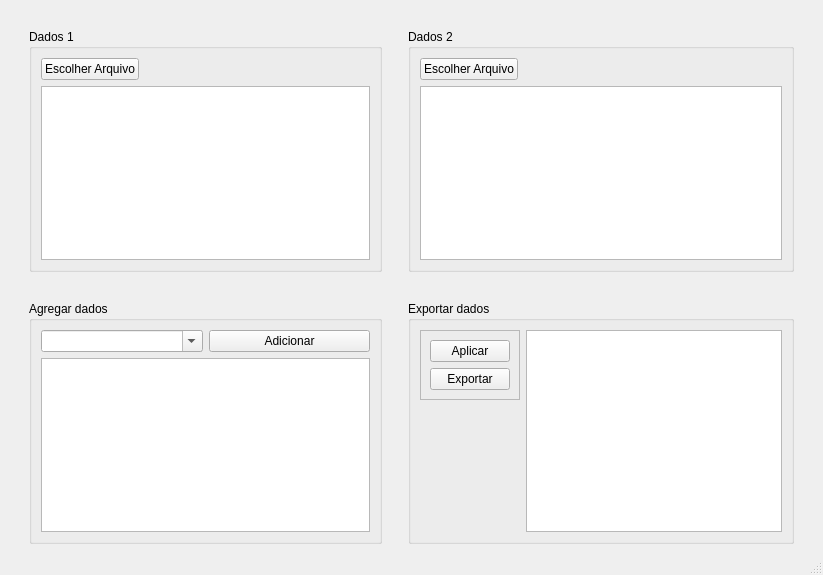
<?xml version="1.0" encoding="UTF-8"?>
<ui version="4.0">
 <class>MainWindow</class>
 <widget class="QMainWindow" name="MainWindow">
  <property name="geometry">
   <rect>
    <x>0</x>
    <y>0</y>
    <width>823</width>
    <height>575</height>
   </rect>
  </property>
  <property name="windowTitle">
   <string>Merge</string>
  </property>
  <property name="windowIcon">
   <iconset>
    <normaloff>../imgs/merge.png</normaloff>../imgs/merge.png</iconset>
  </property>
  <widget class="QWidget" name="centralwidget">
   <layout class="QGridLayout" name="gridLayout">
    <item row="3" column="1">
     <widget class="QGroupBox" name="groupBox_3">
      <property name="title">
       <string>Agregar dados</string>
      </property>
      <layout class="QGridLayout" name="gridLayout_4">
       <item row="0" column="0">
        <widget class="QComboBox" name="add_line">
         <property name="editable">
          <bool>true</bool>
         </property>
        </widget>
       </item>
       <item row="1" column="0" colspan="2">
        <widget class="QColumnView" name="table3"/>
       </item>
       <item row="0" column="1">
        <widget class="QPushButton" name="button_add">
         <property name="text">
          <string>Adicionar</string>
         </property>
        </widget>
       </item>
      </layout>
     </widget>
    </item>
    <item row="1" column="2">
     <spacer name="horizontalSpacer">
      <property name="orientation">
       <enum>Qt::Horizontal</enum>
      </property>
      <property name="sizeType">
       <enum>QSizePolicy::Fixed</enum>
      </property>
      <property name="sizeHint" stdset="0">
       <size>
        <width>20</width>
        <height>20</height>
       </size>
      </property>
     </spacer>
    </item>
    <item row="1" column="0">
     <spacer name="horizontalSpacer_2">
      <property name="orientation">
       <enum>Qt::Horizontal</enum>
      </property>
      <property name="sizeType">
       <enum>QSizePolicy::Fixed</enum>
      </property>
      <property name="sizeHint" stdset="0">
       <size>
        <width>20</width>
        <height>20</height>
       </size>
      </property>
     </spacer>
    </item>
    <item row="1" column="1">
     <widget class="QGroupBox" name="groupBox">
      <property name="title">
       <string>Dados 1</string>
      </property>
      <layout class="QGridLayout" name="gridLayout_2">
       <item row="0" column="0" alignment="Qt::AlignLeft">
        <widget class="QPushButton" name="select_file1">
         <property name="text">
          <string>Escolher Arquivo</string>
         </property>
        </widget>
       </item>
       <item row="1" column="0">
        <widget class="QTableWidget" name="table1"/>
       </item>
      </layout>
     </widget>
    </item>
    <item row="1" column="3">
     <widget class="QGroupBox" name="groupBox_2">
      <property name="title">
       <string>Dados 2</string>
      </property>
      <layout class="QGridLayout" name="gridLayout_3">
       <item row="0" column="0" alignment="Qt::AlignLeft">
        <widget class="QPushButton" name="select_file2">
         <property name="text">
          <string>Escolher Arquivo</string>
         </property>
        </widget>
       </item>
       <item row="1" column="0">
        <widget class="QTableWidget" name="table2"/>
       </item>
      </layout>
     </widget>
    </item>
    <item row="0" column="1">
     <spacer name="verticalSpacer">
      <property name="orientation">
       <enum>Qt::Vertical</enum>
      </property>
      <property name="sizeType">
       <enum>QSizePolicy::Fixed</enum>
      </property>
      <property name="sizeHint" stdset="0">
       <size>
        <width>20</width>
        <height>20</height>
       </size>
      </property>
     </spacer>
    </item>
    <item row="3" column="3">
     <widget class="QGroupBox" name="groupBox_4">
      <property name="title">
       <string>Exportar dados</string>
      </property>
      <layout class="QGridLayout" name="gridLayout_5">
       <item row="1" column="1">
        <widget class="QTableWidget" name="table4"/>
       </item>
       <item row="1" column="0" alignment="Qt::AlignTop">
        <widget class="QFrame" name="frame">
         <property name="frameShape">
          <enum>QFrame::StyledPanel</enum>
         </property>
         <property name="frameShadow">
          <enum>QFrame::Raised</enum>
         </property>
         <layout class="QVBoxLayout" name="verticalLayout">
          <item alignment="Qt::AlignTop">
           <widget class="QPushButton" name="button_apply">
            <property name="text">
             <string>Aplicar</string>
            </property>
           </widget>
          </item>
          <item>
           <widget class="QPushButton" name="button_export">
            <property name="text">
             <string>Exportar</string>
            </property>
           </widget>
          </item>
         </layout>
        </widget>
       </item>
      </layout>
     </widget>
    </item>
    <item row="2" column="1">
     <spacer name="verticalSpacer_2">
      <property name="orientation">
       <enum>Qt::Vertical</enum>
      </property>
      <property name="sizeType">
       <enum>QSizePolicy::Preferred</enum>
      </property>
      <property name="sizeHint" stdset="0">
       <size>
        <width>20</width>
        <height>40</height>
       </size>
      </property>
     </spacer>
    </item>
    <item row="1" column="4">
     <spacer name="horizontalSpacer_3">
      <property name="orientation">
       <enum>Qt::Horizontal</enum>
      </property>
      <property name="sizeType">
       <enum>QSizePolicy::Fixed</enum>
      </property>
      <property name="sizeHint" stdset="0">
       <size>
        <width>20</width>
        <height>20</height>
       </size>
      </property>
     </spacer>
    </item>
   </layout>
  </widget>
  <widget class="QStatusBar" name="statusbar"/>
 </widget>
 <resources/>
 <connections/>
</ui>
